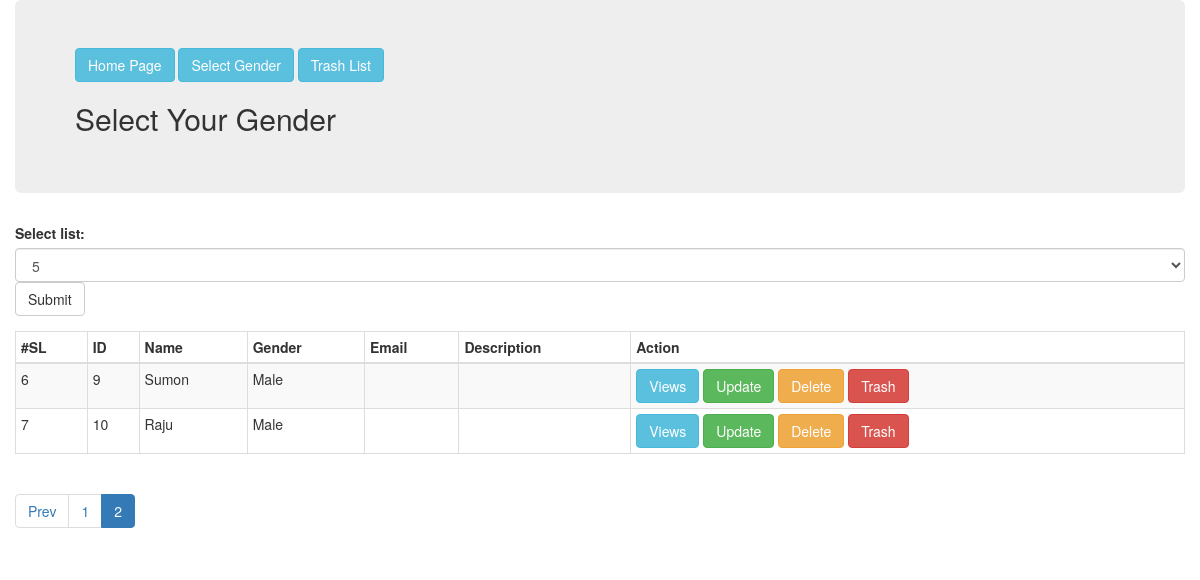
/views/SEIP128014/Gender/index.php?pageNumber=2, run on the app's committed database.
### tables this page shows
CREATE TABLE IF NOT EXISTS `gender` (
  `id` int(11) NOT NULL AUTO_INCREMENT,
  `name` varchar(55) NOT NULL,
  `email` varchar(255) NOT NULL,
  `description` text NOT NULL,
  `gender` varchar(255) NOT NULL,
  `trash_at` varchar(55) DEFAULT NULL,
  PRIMARY KEY (`id`)
);

### src/Bitm/SEIP128014/Gender/Gender.php (called while the page is built, shortened)
<?php
class Gender{
	public $conn;
	public function __construct(){
		$this->conn = new \mysqli("localhost","root","","atomicprojectb20") or die("Your are fail to connection!");
	}
	public function count(){
		$sql = "SELECT COUNT(*) AS totalItem FROM `atomicprojectb20`.`gender` WHERE `trash_at` IS NULL";
		$result = $this->conn->query($sql);
		$row = $result->fetch_object();
		return $row->totalItem;
	}
	public function paginator($pageStartFrom=0,$limit=5){
		$sql = "SELECT * FROM `gender` WHERE `trash_at` IS NULL LIMIT {$pageStartFrom}, {$limit}";
		$result = $this->conn->query($sql);
		$allGender = array();
		if($result){
			while($row = $result->fetch_object()){
				$allGender[]=$row;
			}
		}
		return $allGender;
	}
}

### views/SEIP128014/Gender/index.php (the view, shortened to what this page needs)
<?php
$gender = new Gender();
$itemPerPage=$_SESSION['itemPerPage'];
$totalItem=$gender->count();
$totalPage = ceil($totalItem/$itemPerPage);
$pagination = "";
if(array_key_exists('pageNumber',$_GET)){
    $pageNumber = $_GET['pageNumber'];
}else{
    $pageNumber = 1;
}
for($i=1; $i<=$totalPage; $i++){
    $class = ($i==$pageNumber)? "active" : "";
    $pagination.="<li class='$class'><a href='index.php?pageNumber=$i'>$i</a></li>";
}
$pageStartFrom = $itemPerPage*($pageNumber-1);
$genderList= $gender->paginator($pageStartFrom,$itemPerPage);
?>
<!DOCTYPE html>
<html lang="en">
<head>
    <link href="../../../resource/bootstrap/css/bootstrap.min.css" rel="stylesheet">
</head>
<body>
<div class="container">
    <div class="row">
        <div class="col-log-12">
            <div class="jumbotron">
                <a class="btn btn-info" href="../../../index.php">Home Page</a>
                <a href="create.php" class="btn btn-info">Select Gender</a>
                <a href="trashList.php" class="btn btn-info">Trash List</a>
                <h2>Select Your Gender</h2>
            </div>
            <div class="floatLeft">
                <div class="form-group">
                    <form role="form" action="">
                        <label for="sel1">Select list:</label>
                        <select class="form-control" id="sel1" name="itemPerPage">
                            <option <?php if($itemPerPage == 5){echo "selected"; } ?>>5</option>
                        </select>
                        <input class="btn btn-default" type="submit" value="Submit" name="submit">
                    </form>
                </div>
            </div>
            <div class="table-responsive">
                <table class="table table-bordered table-striped table-bordered table-condensed">
                    <thead>
                    <tr>
                        <th>#SL</th>
                        <th>ID</th>
                        <th>Name</th>
                        <th>Gender</th>
                        <th>Email</th>
                        <th>Description</th>
                        <th>Action</th>
                    </tr>
                    </thead>
                    <tbody>
                    <?php $sl=0; foreach( $genderList as $list ) { $sl++; ?>
                        <tr>
                            <td><?php echo $sl+$pageStartFrom; ?></td>
                            <td><?php echo $list->id; ?></td>
                            <td><?php echo $list->name; ?></td>
                            <td><?php echo $list->gender; ?></td>
                            <td><?php echo $list->email; ?></td>
                            <td><?php echo $list->description; ?></td>
                            <td>
                                <a href="view.php?id=<?php echo $list->id; ?>" class="btn btn-info">Views</a>
                                <a href="edit.php?id=<?php echo $list->id; ?>" class="btn btn-success">Update</a>
                                <a href="delete.php?id=<?php echo $list->id; ?>" class="btn btn-warning">Delete</a>
                                <a href="trash.php?id=<?php echo $list->id; ?>" class="btn btn-danger">Trash</a>
                            </td>
                        </tr>
                    <?php } ?>
                    </tbody>
                </table>
            </div>
            <ul class="pagination">
                <?php if( $pageNumber > 1 ): ?>
                    <li><a href="index.php?pageNumber=<?php $prev = $pageNumber-1; echo $prev; ?>">Prev</a></li>
                <?php endif; ?>
                <?php echo $pagination; ?>
            </ul>
        </div>
    </div>
</div>
</body>
</html>

### data on the page
gender: pageStartFrom "6", id "9", name "Sumon", gender "Male"
gender: pageStartFrom "7", id "10", name "Raju", gender "Male"
